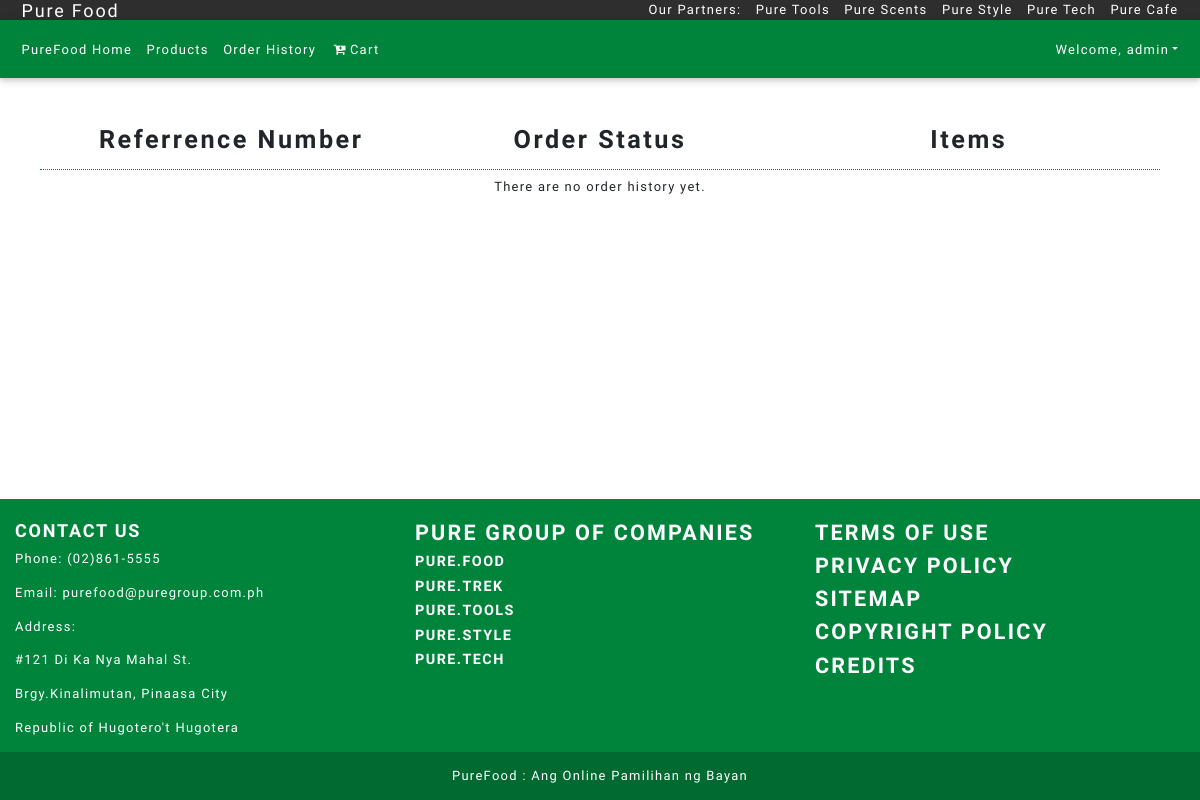
The app's page /orderhistory.php (signed in), older data.
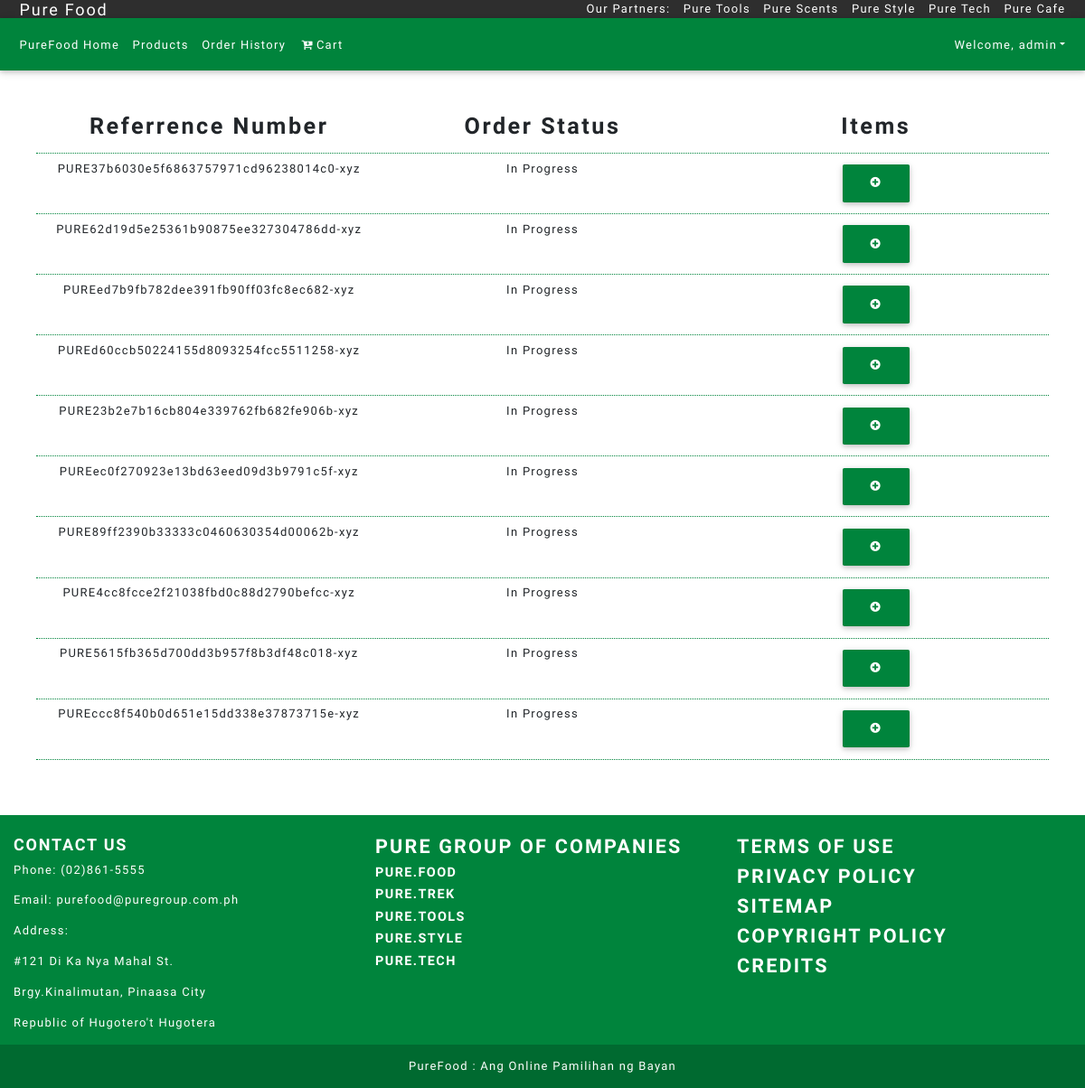
The same page, newer data.
### tables this page shows
CREATE TABLE `carts` (
  `id` int(11) NOT NULL,
  `cartUser` int(11) NOT NULL,
  `cartRefNum` varchar(255) NOT NULL,
  `cartStatus` int(2) NOT NULL DEFAULT '1'
);

CREATE TABLE `orderstatuses` (
  `id` int(2) NOT NULL,
  `statusname` varchar(255) NOT NULL
);

### orderhistory.php (the view, shortened to what this page needs)
<?php
    require_once './partials/heading.php';
    require_once './lib/connect.php';
    $userUid = $_SESSION['user'];
    $avail_cartqry = "SELECT c.id,c.cartRefNum,o.statusname
    FROM carts c
    JOIN orderstatuses o
    ON(o.id = c.cartStatus)
    WHERE c.cartUser = (SELECT id FROM users WHERE userUid ='$userUid') ORDER BY c.id DESC";
    $result_availcartqry = mysqli_query($conn,$avail_cartqry);
    $rows = mysqli_num_rows($result_availcartqry);
?>
<main class="content">
	<?php
	require_once './partials/navbar.php';
    ?>
    <div class="historycontainer">
        <div class="grid history">
            <h3 class="text-center">Referrence Number</h3>
            <h3 class="text-center">Order Status</h3>
            <h3 class="text-center">Items</h3>
        </div>
        <?php if($rows == 0):?>
                <div class="grid text-center">There are no order history yet.</div>
        <?php endif;?>
        <?php while($history = mysqli_fetch_assoc($result_availcartqry)): ?>
            <?php extract($history);?>
            <div class="grid history" data-orderid="<?=$id?>">
                <div class="text-center">
                    <?= $cartRefNum?>
                </div>
                <div class="text-center">
                    <?= $statusname?>
                </div>
                <div class="text-center">
                    <button class="historyitems btn"><i class="fa fa-plus-circle" aria-hidden="true"></i></button>
                </div>
            </div>
        <?php endwhile; ?>
    </div>
</main>
<?php
	require_once './partials/footer.php';
?>

Row changes from the older to the newer data that the page shows:
added carts: cartRefNum "PURE37b6030e5f6863757971cd96238014c0-xyz", cartStatus.statusname "In Progress"
added carts: cartRefNum "PURE62d19d5e25361b90875ee327304786dd-xyz", cartStatus.statusname "In Progress"
added carts: cartRefNum "PUREed7b9fb782dee391fb90ff03fc8ec682-xyz", cartStatus.statusname "In Progress"
added carts: cartRefNum "PUREd60ccb50224155d8093254fcc5511258-xyz", cartStatus.statusname "In Progress"
added carts: cartRefNum "PURE23b2e7b16cb804e339762fb682fe906b-xyz", cartStatus.statusname "In Progress"
added carts: cartRefNum "PUREec0f270923e13bd63eed09d3b9791c5f-xyz", cartStatus.statusname "In Progress"
added carts: cartRefNum "PURE89ff2390b33333c0460630354d00062b-xyz", cartStatus.statusname "In Progress"
added carts: cartRefNum "PURE4cc8fcce2f21038fbd0c88d2790befcc-xyz", cartStatus.statusname "In Progress"
added carts: cartRefNum "PURE5615fb365d700dd3b957f8b3df48c018-xyz", cartStatus.statusname "In Progress"
added carts: cartRefNum "PUREccc8f540b0d651e15dd338e37873715e-xyz", cartStatus.statusname "In Progress"
Text that changed along with them:
text no longer shown: "There are no order history yet."
